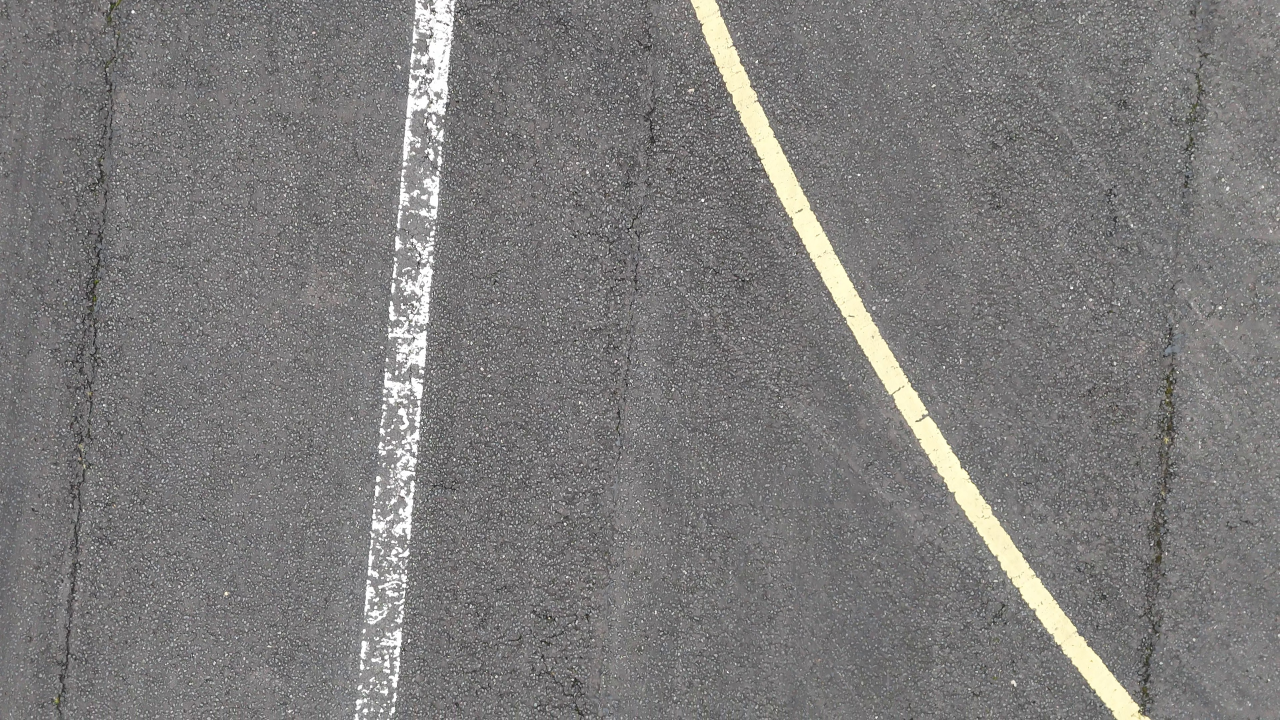
#> input picture frames/frame_000003.jpg, 3840 x 2160 px (shown at 1/3 size)
$ python surface_features.py
#> lines starting #> are read from the running program, lines starting #| are printed output that depends on the picture; after the words box and inside, x2 and y2 are one past the last pixel; in counts of white or black regions, pixels touching at a corner belong together
### src/marking_detect.py
#!/usr/bin/env python3
"""Line-based painted-marking detector.

Colour alone confuses sunlit grass with faded paint. This isolates markings by
what actually makes them markings: they sit on the grey asphalt, they are
brighter than the asphalt around them, and they form long thin lines rather
than blobs. Run directly to write a quick visual check to /tmp.
"""

import cv2
import numpy as np


def detect_markings(im):
    hsv = cv2.cvtColor(im, cv2.COLOR_BGR2HSV)

    # bright paint: white (low saturation AND much brighter than grey asphalt)
    # OR warm yellow (saturated hue, which grey asphalt never is)
    white = cv2.inRange(hsv, (0, 0, 195), (180, 48, 255))
    yellow = cv2.inRange(hsv, (12, 22, 120), (45, 255, 255))
    paint = cv2.bitwise_or(white, yellow)

    # Dried grass and faded cream paint share almost the same hue, so a plain
    # colour subtraction would also erase the paint. Instead exclude only the
    # large green REGIONS (the verge) — grass is a broad blob, paint is a thin
    # line on asphalt away from it.
    green = cv2.inRange(hsv, (26, 18, 25), (95, 255, 255))
    n, lab, stats, _ = cv2.connectedComponentsWithStats(green, 8)
    verge = np.zeros_like(green)
    for i in range(1, n):
        if stats[i, cv2.CC_STAT_AREA] > 15000:
            verge[lab == i] = 255
    verge = cv2.dilate(verge, np.ones((21, 21), np.uint8))
    paint = cv2.bitwise_and(paint, cv2.bitwise_not(verge))

    paint = cv2.morphologyEx(paint, cv2.MORPH_OPEN, np.ones((3, 3), np.uint8))
    # bridge dash gaps so a broken line reads as one component
    paint = cv2.morphologyEx(paint, cv2.MORPH_CLOSE, np.ones((13, 13), np.uint8))

    # markings are long, elongated lines; grooves are hairline-thin and grass is
    # blobby — keep long, elongated, non-hairline components
    out = np.zeros_like(paint)
    cnts, _ = cv2.findContours(paint, cv2.RETR_EXTERNAL, cv2.CHAIN_APPROX_SIMPLE)
    for c in cnts:
        if cv2.contourArea(c) < 90:
            continue
        (w, h) = cv2.minAreaRect(c)[1]
        lo, hi = min(w, h), max(w, h)
        if lo < 1:
            continue
        if hi / lo >= 2.5 and hi >= 50 and lo >= 5:
            cv2.drawContours(out, [c], -1, 1, -1)

    # the bright concrete shoulder and verge hug the image margin; markings of
    # interest sit on the runway interior, so ignore a thin border
    H, W = out.shape
    bx, by = int(0.05 * W), int(0.03 * H)
    out[:by] = 0; out[-by:] = 0; out[:, :bx] = 0; out[:, -bx:] = 0
    return out > 0


# [20 lines left out: function _test, not called in this run]


# [2 lines that do not run on import are left out]

### src/surface_features.py
#!/usr/bin/env python3
"""Measure non-crack surface features per frame from RGB (classical CV).

Adds the reliably-detectable, non-crack items to the report:
- vegetation coverage  (green; HSV — plants in joints/verge), and
- paint-marking coverage (white + yellow; presence, not condition).

Both are colour-separable from grey asphalt, so they are robust where
crack-width measurement is not. Outputs surface_features.csv (+ a coverage
profile PNG) with per-frame coverage % and hot zones.
"""

import argparse
import csv
from pathlib import Path

import cv2
import numpy as np

from marking_detect import detect_markings

IMG_EXTS = {".jpg", ".jpeg", ".png"}
GREEN = ((40, 30, 25), (95, 255, 255))            # vegetation
WHITE = ((0, 0, 225), (180, 28, 255))             # white markings
YELLOW = ((18, 60, 120), (38, 255, 255))          # yellow markings


def coverage(hsv, lo, hi):
    m = cv2.inRange(hsv, lo, hi)
    m = cv2.morphologyEx(m, cv2.MORPH_OPEN, np.ones((5, 5), np.uint8))
    return m


def main():
    ap = argparse.ArgumentParser(description=__doc__)
    ap.add_argument("--frames", type=Path, default=Path("frames"))
    ap.add_argument("--out", type=Path, default=Path("reports/runway_defects_full"))
    args = ap.parse_args()
    frames = sorted(f for f in args.frames.iterdir() if f.suffix.lower() in IMG_EXTS)
    if not frames:
        raise SystemExit(f"no frames in {args.frames}")

    rows = []
    tv = tm = ts = 0.0
    for f in frames:
        im = cv2.imread(str(f))
#> im is the input picture: shape (2160, 3840, 3); mean B, G, R 122.5, 123.2, 124.6
        if im is None:
            continue
        H, W = im.shape[:2]
        area = float(H * W)
        hsv = cv2.cvtColor(im, cv2.COLOR_BGR2HSV)
#> hsv: shape (2160, 3840, 3); mean H, S, V 95.1, 6, 125
        veg = coverage(hsv, *GREEN)
#> in coverage, `m = cv2.inRange(hsv, lo, hi)`:
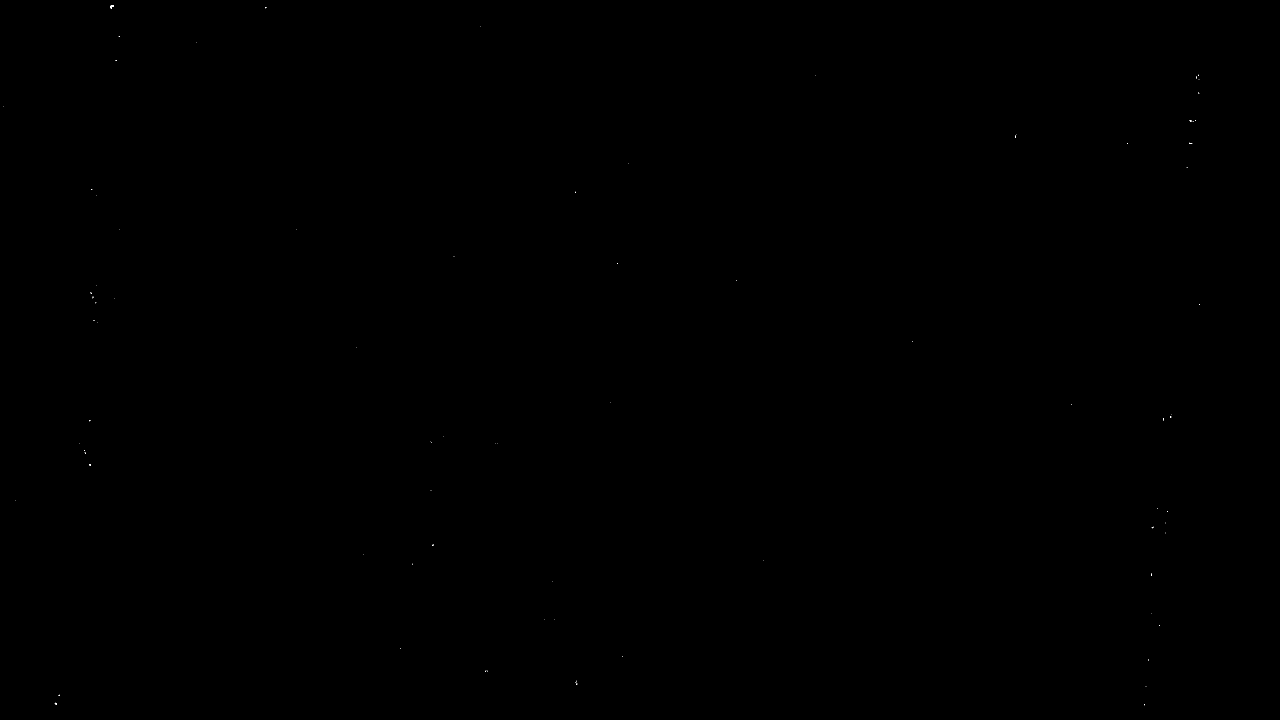
#> m: shape (2160, 3840) (shown at 1/3 size); 0% white in thin lines or dots
        mark = detect_markings(im)        # line-based: paint, not grass
#> in detect_markings, `n, lab, stats, _ = cv2.connectedComponentsWithStats(green, 8)`:
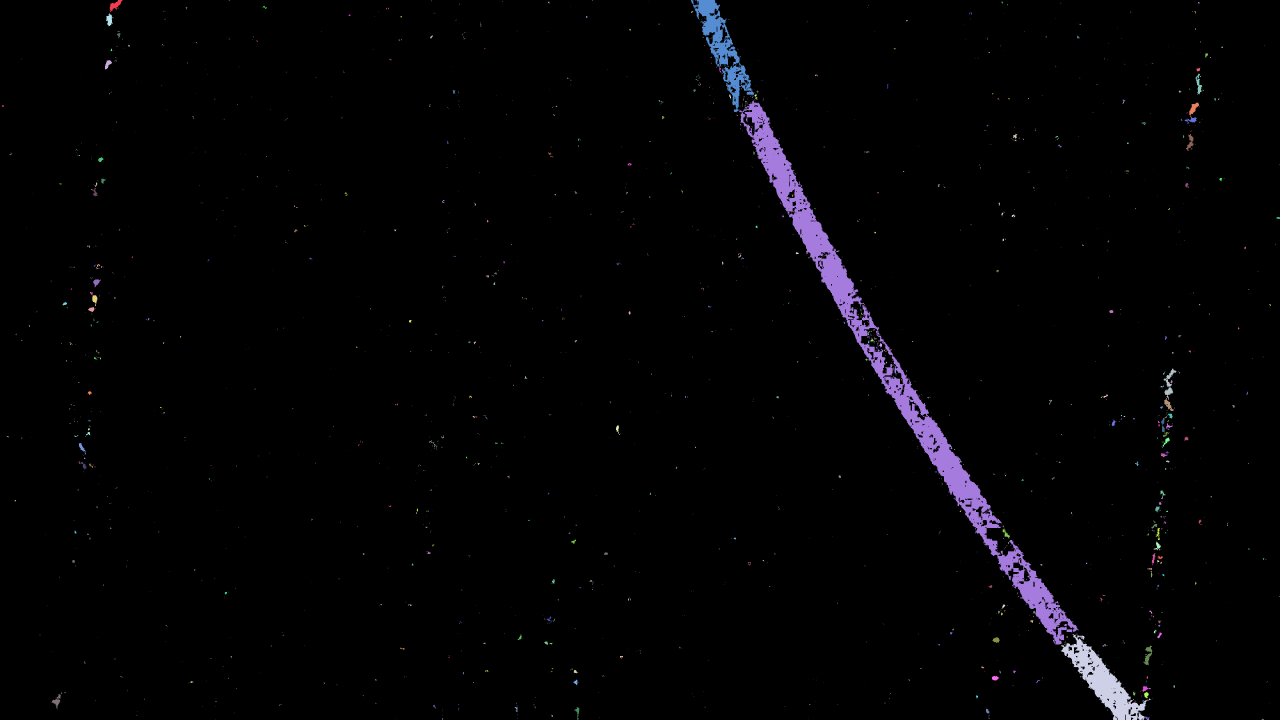
#> lab: shape (2160, 3840) int32 (shown at 1/3 size); 1952 distinct labels, from 0 to 1951; one colour per label, 0 black
#> in detect_markings, `n, lab, stats, _ = cv2.connectedComponentsWithStats(green, 8)`: n = 1952; stats = 1952 rows, first 6: [0, 0, 3840, 2160, 8125013], [329, 0, 38, 37, 605], [368, 0, 1, 1, 1], [686, 0, 2, 3, 4], [1294, 1, 2, 3, 3], [1777, 0, 1, 3, 3]
#> in detect_markings, `paint = cv2.morphologyEx(paint, cv2.MORPH_CLOSE, np.ones((13, 13), np...`:
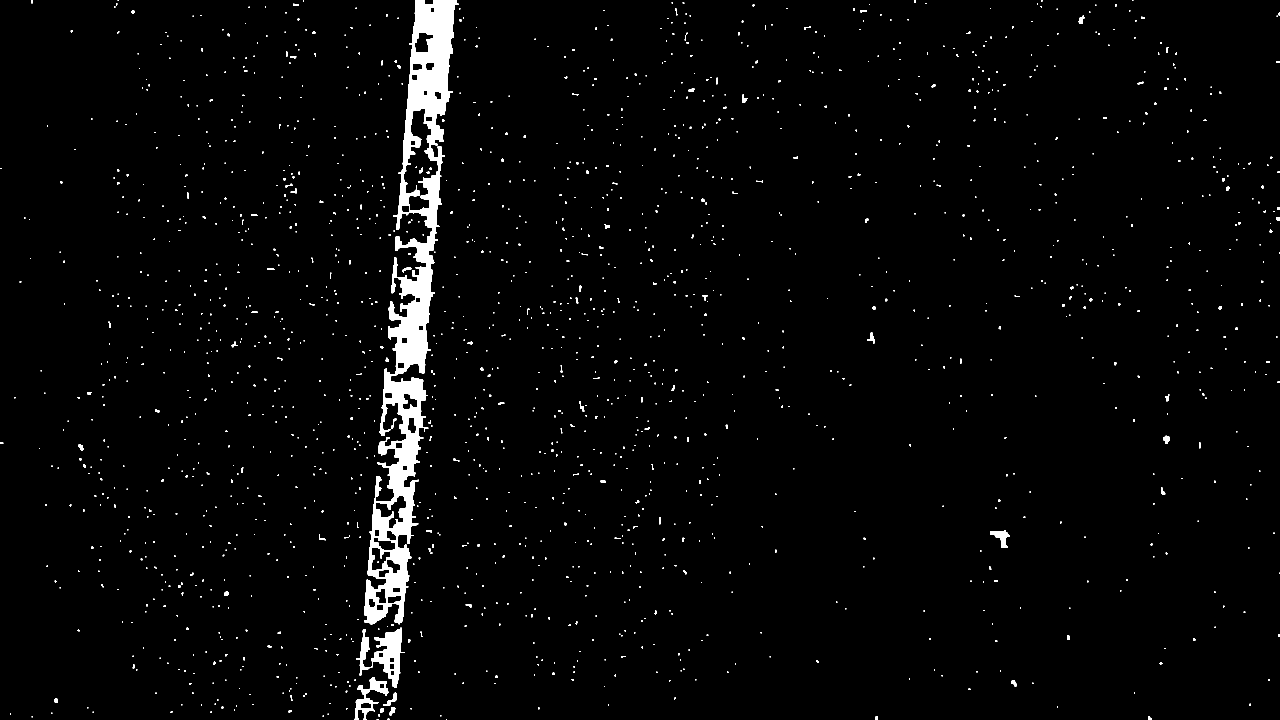
#> paint: shape (2160, 3840) (shown at 1/3 size); 2.3% white; 1751 white regions (1194 under 20 px)
#> in detect_markings, `cnts, _ = cv2.findContours(paint, cv2.RETR_EXTERNAL, cv2.CHAIN_APPROX_..`: cnts = 1746 contours, 1450 with area under 20; largest, box (x1, y1, x2, y2) and area: (1092, 0, 1376, 1873) 172139, (1068, 1883, 1213, 2063) 9878, (1063, 2055, 1135, 2160) 2553, (1108, 2031, 1165, 2088) 1676, (2970, 1590, 3030, 1644) 1256
#> the loop in detect_markings, `for c in cnts:` made 1746 passes
#> c on passes 1, 6, 8: [[1338, 2157], [1338, 2159], [1340, 2159], [1340, 2157]], [[95, 2149], [95, 2151], [97, 2151], [97, 2149]], [[1321, 2146], [1321, 2148], [1323, 2148], [1323, 2146]]
#> in detect_markings, `out[:by] = 0`:
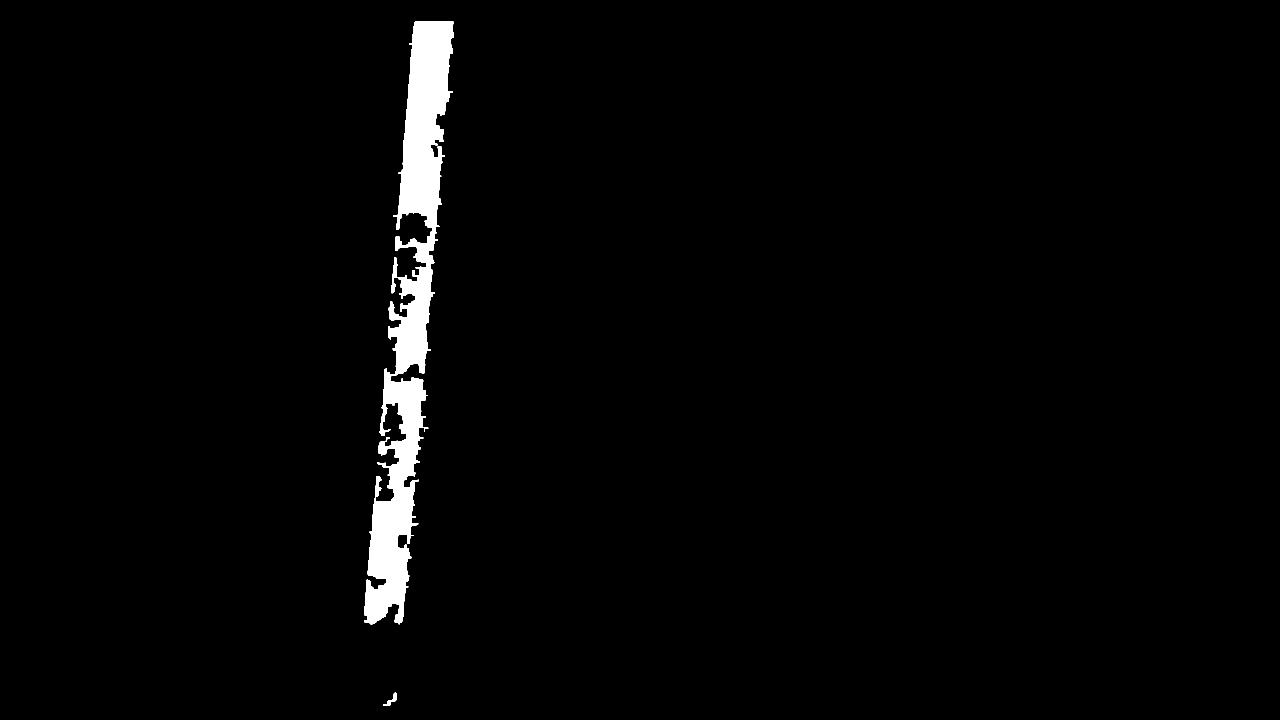
#> out: shape (2160, 3840) (shown at 1/3 size); values 0 (black) and 1 (white), 2% white; 2 white regions, box (x1, y1, x2, y2) and area: (1092, 64, 1361, 1873) 168895, (1150, 2078, 1191, 2117) 445
        vp = 100 * (veg > 0).sum() / area
#> vp = 0
        mp = 100 * (mark > 0).sum() / area
#> mp = 2.04
        rows.append([f.name, round(vp, 4), round(mp, 4)])
        tv += (veg > 0).sum(); tm += (mark > 0).sum(); ts += area
#> after `tv += (veg > 0).sum()`: tv = 0
#> after `tm += (mark > 0).sum()`: tm = 169057

    with open(args.out / "surface_features.csv", "w", newline="") as fh:
        w = csv.writer(fh)
        w.writerow(["frame", "vegetation_pct", "marking_pct"])
        w.writerows(rows)

    # profile chart
    import matplotlib
    matplotlib.use("Agg")
    import matplotlib.pyplot as plt
    xs = range(len(rows))
    veg = [r[1] for r in rows]
#> veg = [0, 0, 0]
    mark = [r[2] for r in rows]
#> mark = [2.04, 2.16, 2.05]
    fig, ax = plt.subplots(figsize=(13, 4))
    ax.fill_between(xs, veg, color="#27ae60", alpha=0.85, label="vegetation %")
    ax.plot(xs, mark, color="#2980b9", lw=1.1, label="paint markings %")
    ax.set_xlabel("frame index  (≈ distance along runway pass)")
    ax.set_ylabel("surface coverage (% of frame)")
    ax.set_title("Non-crack surface features: vegetation & paint markings")
    ax.legend(loc="upper right", fontsize=9); ax.margins(x=0)
    fig.tight_layout()
    fig.savefig(args.out / "surface_features_profile.png", dpi=130)
    plt.close(fig)

    ov = 100 * tv / ts if ts else 0
#> ov = 0
    om = 100 * tm / ts if ts else 0
#> om = 2.08
    veg_frames = sum(1 for r in rows if r[1] > 0.05)
#> veg_frames = 0
    mark_frames = sum(1 for r in rows if r[2] > 0.05)
#> mark_frames = 3
    print("=== Non-crack surface features ===")
    print(f"frames: {len(rows)}")
#| frames: 3
    print(f"vegetation: overall {ov:.3f}% coverage | present in {veg_frames}/{len(rows)} frames")
#| vegetation: overall 0.000% coverage | present in 0/3 frames
    print(f"markings:   overall {om:.3f}% coverage | present in {mark_frames}/{len(rows)} frames")
#| markings:   overall 2.085% coverage | present in 3/3 frames
    print("hottest vegetation frames:")
    for r in sorted(rows, key=lambda r: -r[1])[:6]:
        print(f"  {r[0]:24} veg {r[1]:.3f}%  mark {r[2]:.3f}%")
#> this loop made 3 passes
#> r on passes 1 to 3: ['frame_000003.jpg', 0, 2.04], ['frame_000004.jpg', 0, 2.16], ['frame_000005.jpg', 0, 2.05]
#> (printed output is left out)
    print(f"-> {args.out}/surface_features.csv, surface_features_profile.png")


if __name__ == "__main__":
    main()
